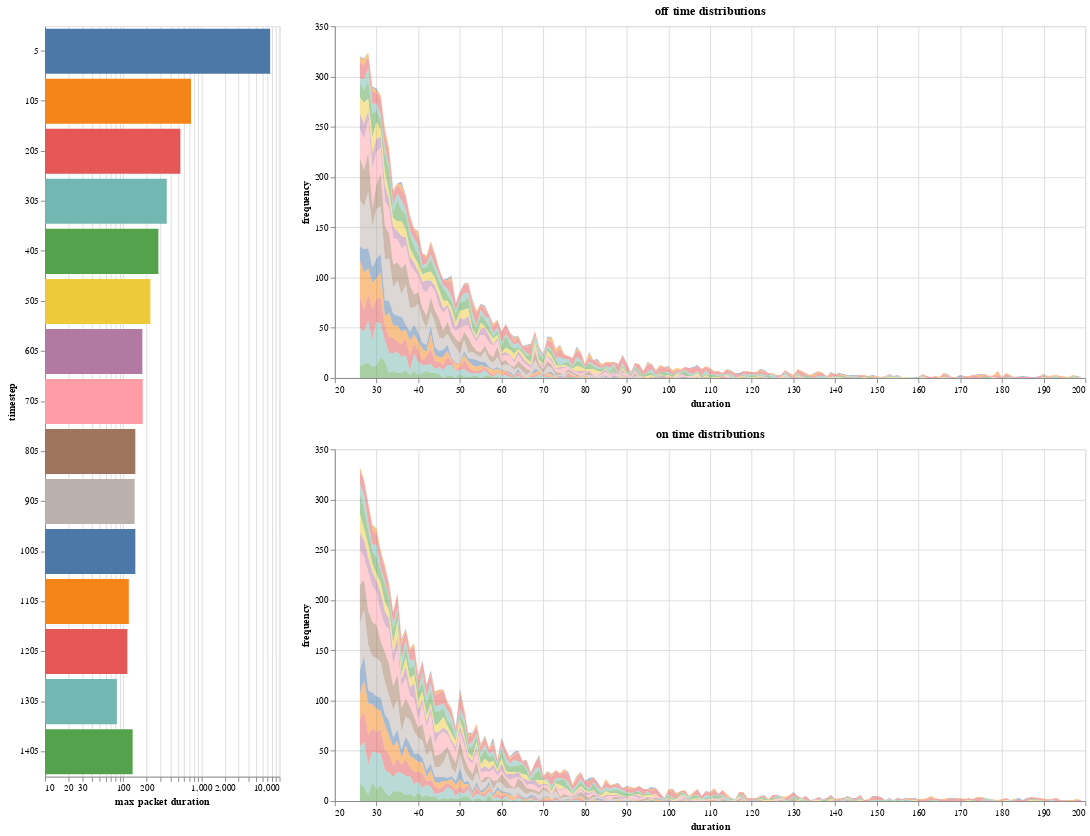

The notebook cell this image was saved under:
### Code cell
chart_type = chart_type.strip().lower()

sel_timestep = alt.selection_multi(encodings=['y'])

bar_chart = alt.Chart(
    full_sim_df,
    height=800,
    width=250
).mark_bar(
).encode(
    alt.X(
        'max(duration):Q',
        title='max packet duration',
        scale=alt.Scale(type='log')
    ),
    alt.Y(
        'timestep:N',
    ),
    color=alt.condition(
        sel_timestep,
        'timestep:N',
        alt.value('#96989b'),
        legend=None
    )
).add_selection(
    sel_timestep
)        

detail_bar_chart = alt.Chart(
    full_sim_df,
    height=375,
    width=800
).mark_bar(
    opacity=0.5
).transform_filter(
    sel_timestep
).transform_filter(
    datum.duration > 25
).transform_filter(
    datum.duration < 200
).encode(
    alt.X('duration:Q'),
    alt.Y(
        'frequency:Q', 
        #scale=alt.Scale(type='log')
    ),
    color=alt.Color('timestep:N', legend=None),
    tooltip=[
        alt.Tooltip('duration:Q'),
        alt.Tooltip('frequency:Q'),
        alt.Tooltip('timestep:N'),
        alt.Tooltip('bit:N'),
    ]
)

detail_area_chart = alt.Chart(
    full_sim_df,
    height=375,
    width=800
).mark_area(
    opacity=0.5
).transform_filter(
    sel_timestep
).transform_filter(
    datum.duration > 25
).transform_filter(
    datum.duration < 200
).encode(
    alt.X('duration:Q'),
    alt.Y(
        'frequency:Q', 
        #scale=alt.Scale(type='log')
    ),
    color=alt.Color('timestep:N', legend=None),
    tooltip=[
        alt.Tooltip('duration:Q'),
        alt.Tooltip('frequency:Q'),
        alt.Tooltip('timestep:N'),
        alt.Tooltip('bit:N'),
    ]
)

if chart_type == 'bar':
    detail_chart = detail_bar_chart
elif chart_type == 'area':
    detail_chart = detail_area_chart
else:
    print(f'unsupported chart type {chart_type}')

stacked_bit_details = alt.vconcat(
    detail_chart.transform_filter(datum.bit == 0).properties(title='off time distributions'),
    detail_chart.transform_filter(datum.bit == 1).properties(title='on time distributions'),
)

full = alt.hconcat(
    bar_chart,
    stacked_bit_details,    
    background='#ffffff'
)

display(full)

### Figure 1 — Vega-Lite specification as saved in the notebook (floating-point values rounded to 4 significant figures; data arrays with more than 128 entries replaced by an {"elided": "..."} marker saying what was removed)
{"$schema": "https://vega.github.io/schema/vega-lite/v2.6.0.json", "background": "#ffffff", "config": {"view": {"height": 300, "width": 400}}, "datasets": {"data-821ffeebaf68e83b439d11e56ddf0c4e": {"elided": "3209 records"}}, "hconcat": [{"data": {"name": "data-821ffeebaf68e83b439d11e56ddf0c4e"}, "encoding": {"color": {"condition": {"field": "timestep", "legend": null, "selection": "selector016", "type": "nominal"}, "value": "#96989b"}, "x": {"aggregate": "max", "field": "duration", "scale": {"type": "log"}, "title": "max packet duration", "type": "quantitative"}, "y": {"field": "timestep", "type": "nominal"}}, "height": 800, "mark": "bar", "selection": {"selector016": {"empty": "all", "encodings": ["y"], "on": "click", "resolve": "global", "toggle": "event.shiftKey", "type": "multi"}}, "width": 250}, {"vconcat": [{"data": {"name": "data-821ffeebaf68e83b439d11e56ddf0c4e"}, "encoding": {"color": {"field": "timestep", "legend": null, "type": "nominal"}, "tooltip": [{"field": "duration", "type": "quantitative"}, {"field": "frequency", "type": "quantitative"}, {"field": "timestep", "type": "nominal"}, {"field": "bit", "type": "nominal"}], "x": {"field": "duration", "type": "quantitative"}, "y": {"field": "frequency", "type": "quantitative"}}, "height": 375, "mark": {"opacity": 0.5, "type": "area"}, "title": "off time distributions", "transform": [{"filter": {"selection": "selector016"}}, {"filter": "(datum.duration > 25)"}, {"filter": "(datum.duration < 200)"}, {"filter": "(datum.bit === 0)"}], "width": 800}, {"data": {"name": "data-821ffeebaf68e83b439d11e56ddf0c4e"}, "encoding": {"color": {"field": "timestep", "legend": null, "type": "nominal"}, "tooltip": [{"field": "duration", "type": "quantitative"}, {"field": "frequency", "type": "quantitative"}, {"field": "timestep", "type": "nominal"}, {"field": "bit", "type": "nominal"}], "x": {"field": "duration", "type": "quantitative"}, "y": {"field": "frequency", "type": "quantitative"}}, "height": 375, "mark": {"opacity": 0.5, "type": "area"}, "title": "on time distributions", "transform": [{"filter": {"selection": "selector016"}}, {"filter": "(datum.duration > 25)"}, {"filter": "(datum.duration < 200)"}, {"filter": "(datum.bit === 1)"}], "width": 800}]}]}
